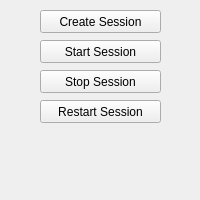
<?xml version="1.0" encoding="UTF-8"?>
<ui version="4.0">
 <class>HoudiniSessionControls</class>
 <widget class="QWidget" name="HoudiniSessionControls">
  <property name="geometry">
   <rect>
    <x>0</x>
    <y>0</y>
    <width>200</width>
    <height>200</height>
   </rect>
  </property>
  <property name="minimumSize">
   <size>
    <width>200</width>
    <height>200</height>
   </size>
  </property>
  <property name="windowTitle">
   <string>Houdini Status</string>
  </property>
  <widget class="QLabel" name="txtTasksRemaining">
   <property name="geometry">
    <rect>
     <x>820</x>
     <y>0</y>
     <width>101</width>
     <height>21</height>
    </rect>
   </property>
   <property name="text">
    <string/>
   </property>
  </widget>
  <widget class="QPushButton" name="pushButton">
   <property name="geometry">
    <rect>
     <x>40</x>
     <y>10</y>
     <width>121</width>
     <height>23</height>
    </rect>
   </property>
   <property name="text">
    <string>Create Session</string>
   </property>
  </widget>
  <widget class="QPushButton" name="pushButton_2">
   <property name="geometry">
    <rect>
     <x>40</x>
     <y>40</y>
     <width>121</width>
     <height>23</height>
    </rect>
   </property>
   <property name="text">
    <string>Start Session</string>
   </property>
  </widget>
  <widget class="QPushButton" name="pushButton_3">
   <property name="geometry">
    <rect>
     <x>40</x>
     <y>70</y>
     <width>121</width>
     <height>23</height>
    </rect>
   </property>
   <property name="text">
    <string>Stop Session</string>
   </property>
  </widget>
  <widget class="QPushButton" name="pushButton_4">
   <property name="geometry">
    <rect>
     <x>40</x>
     <y>100</y>
     <width>121</width>
     <height>23</height>
    </rect>
   </property>
   <property name="text">
    <string>Restart Session</string>
   </property>
  </widget>
 </widget>
 <resources/>
 <connections/>
</ui>
